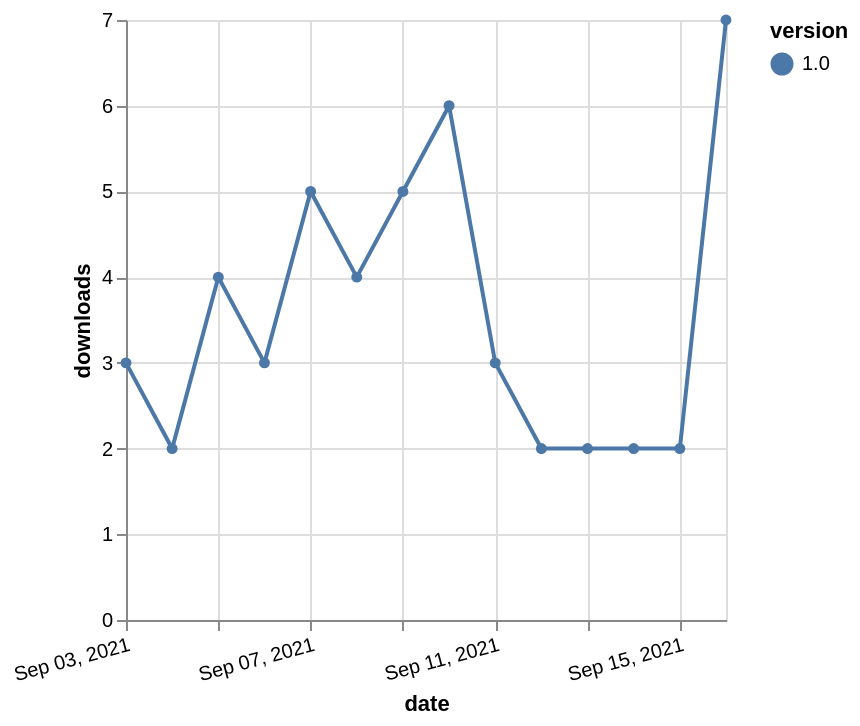

Specify this chart in Vega-Lite:
### Vega-Lite specification from a JSON file in a GitHub repository (floating-point values rounded to 4 significant figures)
{"$schema": "https://vega.github.io/schema/vega-lite/v5.json", "description": "A simple bar chart with embedded data.", "data": {"values": [{"date": "2021-09-03", "total": 3194, "delta": 3, "version": "1.0"}, {"date": "2021-09-04", "total": 3196, "delta": 2, "version": "1.0"}, {"date": "2021-09-05", "total": 3200, "delta": 4, "version": "1.0"}, {"date": "2021-09-06", "total": 3203, "delta": 3, "version": "1.0"}, {"date": "2021-09-07", "total": 3208, "delta": 5, "version": "1.0"}, {"date": "2021-09-08", "total": 3212, "delta": 4, "version": "1.0"}, {"date": "2021-09-09", "total": 3217, "delta": 5, "version": "1.0"}, {"date": "2021-09-10", "total": 3223, "delta": 6, "version": "1.0"}, {"date": "2021-09-11", "total": 3226, "delta": 3, "version": "1.0"}, {"date": "2021-09-12", "total": 3228, "delta": 2, "version": "1.0"}, {"date": "2021-09-13", "total": 3230, "delta": 2, "version": "1.0"}, {"date": "2021-09-14", "total": 3232, "delta": 2, "version": "1.0"}, {"date": "2021-09-15", "total": 3234, "delta": 2, "version": "1.0"}, {"date": "2021-09-16", "total": 3241, "delta": 7, "version": "1.0"}]}, "width": "container", "mark": {"type": "line", "point": {"filled": true}}, "encoding": {"x": {"field": "date", "type": "temporal", "timeUnit": "yearmonthdate", "title": "date", "axis": {"labelAngle": -15}}, "y": {"field": "delta", "type": "quantitative", "title": "downloads"}, "color": {"field": "version", "type": "nominal"}, "tooltip": {"field": "delta"}}}
